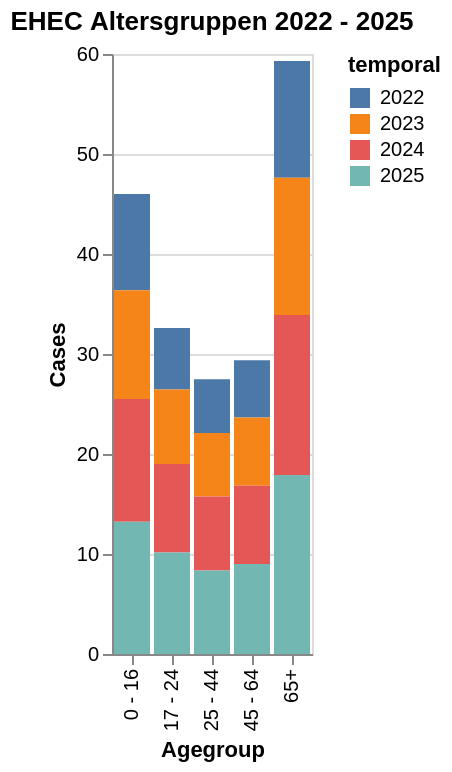

Notebook code for this chart:
### Markdown cell above
* im Sommer am Höchsten¨
* im Winter tiefer
* steigende Zahlen in den letzten Jahren

### Code cell
bar_age = alt.Chart(data_med).mark_bar().encode(
    x=alt.X("agegroup", title="Agegroup"),
    y=alt.Y("incValue", title="Cases"),
    color=alt.Color("temporal")
).properties(
    title="EHEC Altersgruppen 2022 - 2025"
)

bar_age

### Figure 1 — Vega-Lite specification as saved in the notebook (floating-point values rounded to 4 significant figures)
{"config": {"view": {"continuousWidth": 300, "continuousHeight": 300}}, "data": {"name": "data-017c9a3708098e45a2e84ea6c6dfc54e"}, "mark": {"type": "bar"}, "encoding": {"color": {"field": "temporal", "type": "nominal"}, "x": {"field": "agegroup", "title": "Agegroup", "type": "nominal"}, "y": {"field": "incValue", "title": "Cases", "type": "quantitative"}}, "title": "EHEC Altersgruppen 2022 - 2025", "$schema": "https://vega.github.io/schema/vega-lite/v6.1.0.json", "datasets": {"data-017c9a3708098e45a2e84ea6c6dfc54e": [{"valueCategory": "cases_10y_mean", "temporal": "2022", "temporal_type": "year", "georegion": "CHFL", "georegion_type": "CHFL", "agegroup": "0 - 16", "agegroup_type": "agegroup_food", "sex": "all", "type": "all", "value": null, "pop": null, "incValue": 9.62, "valueYearCumSum": null, "valueMean3y": null, "trend": NaN, "prct": null, "deltaValue": null, "deltaIncValue": null, "incValuePrctChange": null, "valueMean5y": null, "dataComplete": true}, {"valueCategory": "cases_10y_mean", "temporal": "2022", "temporal_type": "year", "georegion": "CHFL", "georegion_type": "CHFL", "agegroup": "17 - 24", "agegroup_type": "agegroup_food", "sex": "all", "type": "all", "value": null, "pop": null, "incValue": 6.17, "valueYearCumSum": null, "valueMean3y": null, "trend": NaN, "prct": null, "deltaValue": null, "deltaIncValue": null, "incValuePrctChange": null, "valueMean5y": null, "dataComplete": true}, {"valueCategory": "cases_10y_mean", "temporal": "2022", "temporal_type": "year", "georegion": "CHFL", "georegion_type": "CHFL", "agegroup": "25 - 44", "agegroup_type": "agegroup_food", "sex": "all", "type": "all", "value": null, "pop": null, "incValue": 5.39, "valueYearCumSum": null, "valueMean3y": null, "trend": NaN, "prct": null, "deltaValue": null, "deltaIncValue": null, "incValuePrctChange": null, "valueMean5y": null, "dataComplete": true}, {"valueCategory": "cases_10y_mean", "temporal": "2022", "temporal_type": "year", "georegion": "CHFL", "georegion_type": "CHFL", "agegroup": "45 - 64", "agegroup_type": "agegroup_food", "sex": "all", "type": "all", "value": null, "pop": null, "incValue": 5.73, "valueYearCumSum": null, "valueMean3y": null, "trend": NaN, "prct": null, "deltaValue": null, "deltaIncValue": null, "incValuePrctChange": null, "valueMean5y": null, "dataComplete": true}, {"valueCategory": "cases_10y_mean", "temporal": "2022", "temporal_type": "year", "georegion": "CHFL", "georegion_type": "CHFL", "agegroup": "65+", "agegroup_type": "agegroup_food", "sex": "all", "type": "all", "value": null, "pop": null, "incValue": 11.69, "valueYearCumSum": null, "valueMean3y": null, "trend": NaN, "prct": null, "deltaValue": null, "deltaIncValue": null, "incValuePrctChange": null, "valueMean5y": null, "dataComplete": true}, {"valueCategory": "cases_10y_mean", "temporal": "2022", "temporal_type": "year", "georegion": "CHFL", "georegion_type": "CHFL", "agegroup": "unknown", "agegroup_type": "agegroup_food", "sex": "all", "type": "all", "value": null, "pop": null, "incValue": null, "valueYearCumSum": null, "valueMean3y": null, "trend": NaN, "prct": null, "deltaValue": null, "deltaIncValue": null, "incValuePrctChange": null, "valueMean5y": null, "dataComplete": true}, {"valueCategory": "cases_10y_mean", "temporal": "2023", "temporal_type": "year", "georegion": "CHFL", "georegion_type": "CHFL", "agegroup": "0 - 16", "agegroup_type": "agegroup_food", "sex": "all", "type": "all", "value": null, "pop": null, "incValue": 10.87, "valueYearCumSum": null, "valueMean3y": null, "trend": NaN, "prct": null, "deltaValue": null, "deltaIncValue": null, "incValuePrctChange": null, "valueMean5y": null, "dataComplete": true}, {"valueCategory": "cases_10y_mean", "temporal": "2023", "temporal_type": "year", "georegion": "CHFL", "georegion_type": "CHFL", "agegroup": "17 - 24", "agegroup_type": "agegroup_food", "sex": "all", "type": "all", "value": null, "pop": null, "incValue": 7.45, "valueYearCumSum": null, "valueMean3y": null, "trend": NaN, "prct": null, "deltaValue": null, "deltaIncValue": null, "incValuePrctChange": null, "valueMean5y": null, "dataComplete": true}, {"valueCategory": "cases_10y_mean", "temporal": "2023", "temporal_type": "year", "georegion": "CHFL", "georegion_type": "CHFL", "agegroup": "25 - 44", "agegroup_type": "agegroup_food", "sex": "all", "type": "all", "value": null, "pop": null, "incValue": 6.33, "valueYearCumSum": null, "valueMean3y": null, "trend": NaN, "prct": null, "deltaValue": null, "deltaIncValue": null, "incValuePrctChange": null, "valueMean5y": null, "dataComplete": true}, {"valueCategory": "cases_10y_mean", "temporal": "2023", "temporal_type": "year", "georegion": "CHFL", "georegion_type": "CHFL", "agegroup": "45 - 64", "agegroup_type": "agegroup_food", "sex": "all", "type": "all", "value": null, "pop": null, "incValue": 6.82, "valueYearCumSum": null, "valueMean3y": null, "trend": NaN, "prct": null, "deltaValue": null, "deltaIncValue": null, "incValuePrctChange": null, "valueMean5y": null, "dataComplete": true}, {"valueCategory": "cases_10y_mean", "temporal": "2023", "temporal_type": "year", "georegion": "CHFL", "georegion_type": "CHFL", "agegroup": "65+", "agegroup_type": "agegroup_food", "sex": "all", "type": "all", "value": null, "pop": null, "incValue": 13.72, "valueYearCumSum": null, "valueMean3y": null, "trend": NaN, "prct": null, "deltaValue": null, "deltaIncValue": null, "incValuePrctChange": null, "valueMean5y": null, "dataComplete": true}, {"valueCategory": "cases_10y_mean", "temporal": "2023", "temporal_type": "year", "georegion": "CHFL", "georegion_type": "CHFL", "agegroup": "unknown", "agegroup_type": "agegroup_food", "sex": "all", "type": "all", "value": null, "pop": null, "incValue": null, "valueYearCumSum": null, "valueMean3y": null, "trend": NaN, "prct": null, "deltaValue": null, "deltaIncValue": null, "incValuePrctChange": null, "valueMean5y": null, "dataComplete": true}, {"valueCategory": "cases_10y_mean", "temporal": "2024", "temporal_type": "year", "georegion": "CHFL", "georegion_type": "CHFL", "agegroup": "0 - 16", "agegroup_type": "agegroup_food", "sex": "all", "type": "all", "value": null, "pop": null, "incValue": 12.28, "valueYearCumSum": null, "valueMean3y": null, "trend": NaN, "prct": null, "deltaValue": null, "deltaIncValue": null, "incValuePrctChange": null, "valueMean5y": null, "dataComplete": true}, {"valueCategory": "cases_10y_mean", "temporal": "2024", "temporal_type": "year", "georegion": "CHFL", "georegion_type": "CHFL", "agegroup": "17 - 24", "agegroup_type": "agegroup_food", "sex": "all", "type": "all", "value": null, "pop": null, "incValue": 8.85, "valueYearCumSum": null, "valueMean3y": null, "trend": NaN, "prct": null, "deltaValue": null, "deltaIncValue": null, "incValuePrctChange": null, "valueMean5y": null, "dataComplete": true}, {"valueCategory": "cases_10y_mean", "temporal": "2024", "temporal_type": "year", "georegion": "CHFL", "georegion_type": "CHFL", "agegroup": "25 - 44", "agegroup_type": "agegroup_food", "sex": "all", "type": "all", "value": null, "pop": null, "incValue": 7.42, "valueYearCumSum": null, "valueMean3y": null, "trend": NaN, "prct": null, "deltaValue": null, "deltaIncValue": null, "incValuePrctChange": null, "valueMean5y": null, "dataComplete": true}, {"valueCategory": "cases_10y_mean", "temporal": "2024", "temporal_type": "year", "georegion": "CHFL", "georegion_type": "CHFL", "agegroup": "45 - 64", "agegroup_type": "agegroup_food", "sex": "all", "type": "all", "value": null, "pop": null, "incValue": 7.83, "valueYearCumSum": null, "valueMean3y": null, "trend": NaN, "prct": null, "deltaValue": null, "deltaIncValue": null, "incValuePrctChange": null, "valueMean5y": null, "dataComplete": true}, {"valueCategory": "cases_10y_mean", "temporal": "2024", "temporal_type": "year", "georegion": "CHFL", "georegion_type": "CHFL", "agegroup": "65+", "agegroup_type": "agegroup_food", "sex": "all", "type": "all", "value": null, "pop": null, "incValue": 15.99, "valueYearCumSum": null, "valueMean3y": null, "trend": NaN, "prct": null, "deltaValue": null, "deltaIncValue": null, "incValuePrctChange": null, "valueMean5y": null, "dataComplete": true}, {"valueCategory": "cases_10y_mean", "temporal": "2024", "temporal_type": "year", "georegion": "CHFL", "georegion_type": "CHFL", "agegroup": "unknown", "agegroup_type": "agegroup_food", "sex": "all", "type": "all", "value": null, "pop": null, "incValue": null, "valueYearCumSum": null, "valueMean3y": null, "trend": NaN, "prct": null, "deltaValue": null, "deltaIncValue": null, "incValuePrctChange": null, "valueMean5y": null, "dataComplete": true}, {"valueCategory": "cases_10y_mean", "temporal": "2025", "temporal_type": "year", "georegion": "CHFL", "georegion_type": "CHFL", "agegroup": "0 - 16", "agegroup_type": "agegroup_food", "sex": "all", "type": "all", "value": null, "pop": null, "incValue": 13.23, "valueYearCumSum": null, "valueMean3y": null, "trend": NaN, "prct": null, "deltaValue": null, "deltaIncValue": null, "incValuePrctChange": null, "valueMean5y": null, "dataComplete": true}, {"valueCategory": "cases_10y_mean", "temporal": "2025", "temporal_type": "year", "georegion": "CHFL", "georegion_type": "CHFL", "agegroup": "17 - 24", "agegroup_type": "agegroup_food", "sex": "all", "type": "all", "value": null, "pop": null, "incValue": 10.14, "valueYearCumSum": null, "valueMean3y": null, "trend": NaN, "prct": null, "deltaValue": null, "deltaIncValue": null, "incValuePrctChange": null, "valueMean5y": null, "dataComplete": true}, {"valueCategory": "cases_10y_mean", "temporal": "2025", "temporal_type": "year", "georegion": "CHFL", "georegion_type": "CHFL", "agegroup": "25 - 44", "agegroup_type": "agegroup_food", "sex": "all", "type": "all", "value": null, "pop": null, "incValue": 8.34, "valueYearCumSum": null, "valueMean3y": null, "trend": NaN, "prct": null, "deltaValue": null, "deltaIncValue": null, "incValuePrctChange": null, "valueMean5y": null, "dataComplete": true}, {"valueCategory": "cases_10y_mean", "temporal": "2025", "temporal_type": "year", "georegion": "CHFL", "georegion_type": "CHFL", "agegroup": "45 - 64", "agegroup_type": "agegroup_food", "sex": "all", "type": "all", "value": null, "pop": null, "incValue": 8.99, "valueYearCumSum": null, "valueMean3y": null, "trend": NaN, "prct": null, "deltaValue": null, "deltaIncValue": null, "incValuePrctChange": null, "valueMean5y": null, "dataComplete": true}, {"valueCategory": "cases_10y_mean", "temporal": "2025", "temporal_type": "year", "georegion": "CHFL", "georegion_type": "CHFL", "agegroup": "65+", "agegroup_type": "agegroup_food", "sex": "all", "type": "all", "value": null, "pop": null, "incValue": 17.91, "valueYearCumSum": null, "valueMean3y": null, "trend": NaN, "prct": null, "deltaValue": null, "deltaIncValue": null, "incValuePrctChange": null, "valueMean5y": null, "dataComplete": true}, {"valueCategory": "cases_10y_mean", "temporal": "2025", "temporal_type": "year", "georegion": "CHFL", "georegion_type": "CHFL", "agegroup": "unknown", "agegroup_type": "agegroup_food", "sex": "all", "type": "all", "value": null, "pop": null, "incValue": null, "valueYearCumSum": null, "valueMean3y": null, "trend": NaN, "prct": null, "deltaValue": null, "deltaIncValue": null, "incValuePrctChange": null, "valueMean5y": null, "dataComplete": true}]}}
